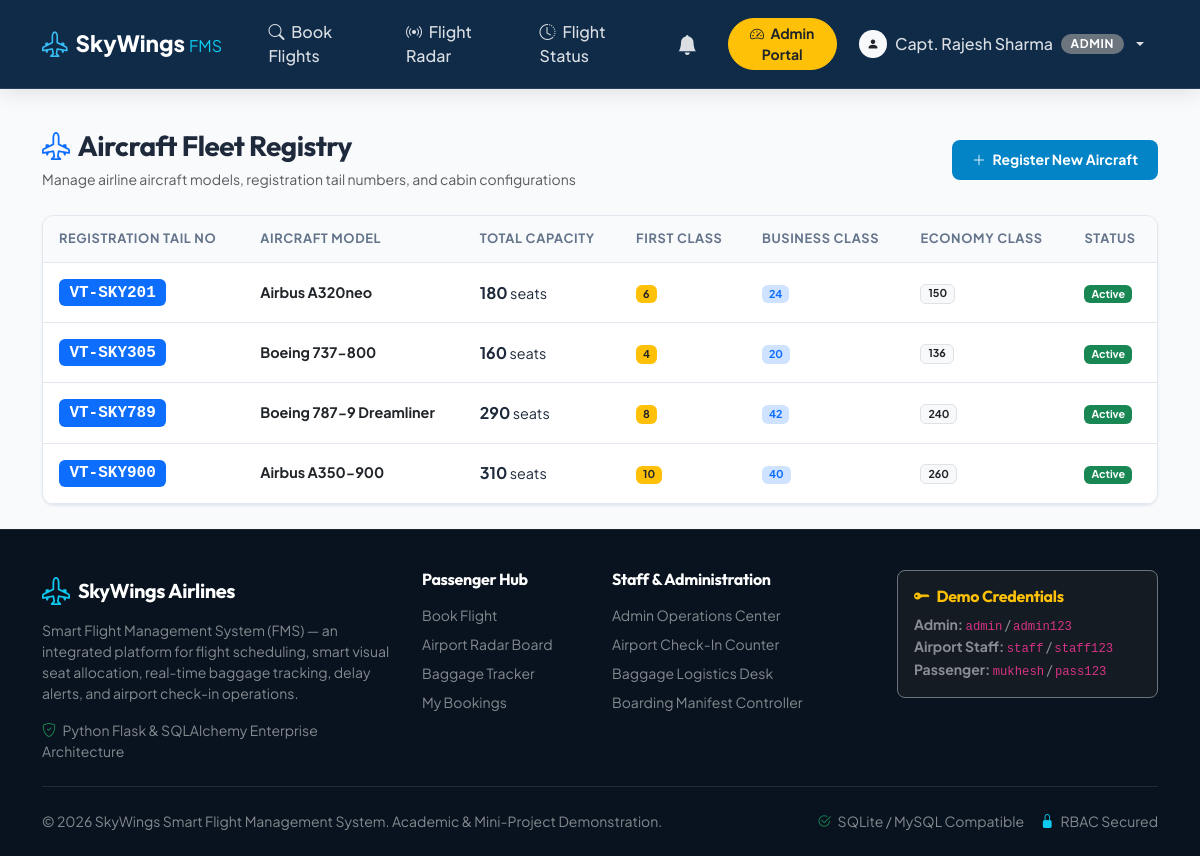
/admin/aircraft (signed in), run on the app's committed database.
### models/user.py (models this page shows, shortened)
class User(db.Model):
    __tablename__ = 'users'
    id = db.Column(db.Integer, primary_key=True)
    username = db.Column(db.String(64), unique=True, nullable=False, index=True)
    email = db.Column(db.String(120), unique=True, nullable=False, index=True)
    password_hash = db.Column(db.String(255), nullable=False)
    role = db.Column(db.String(20), nullable=False, default='passenger')  # 'passenger', 'admin', 'staff'
    full_name = db.Column(db.String(100), nullable=False)
    phone = db.Column(db.String(20), nullable=True)
    is_active = db.Column(db.Boolean, default=True)
    created_at = db.Column(db.DateTime, default=datetime.utcnow)
    passenger_profile = db.relationship('PassengerProfile', backref='user', uselist=False, cascade='all, delete-orphan')
    staff_profile = db.relationship('StaffProfile', backref='user', uselist=False, cascade='all, delete-orphan')
    bookings = db.relationship('Booking', backref='passenger_user', lazy='dynamic', cascade='all, delete-orphan')
    notifications = db.relationship('Notification', backref='user', lazy='dynamic', cascade='all, delete-orphan')
    @property
    def is_admin(self):
        return self.role == 'admin'
    @property
    def is_passenger(self):
        return self.role == 'passenger'
    def unread_notifications_count(self):
        return self.notifications.filter_by(is_read=False).count()

### models/flight.py (models this page shows, shortened)
class Aircraft(db.Model):
    __tablename__ = 'aircraft'
    id = db.Column(db.Integer, primary_key=True)
    model = db.Column(db.String(80), nullable=False) # e.g., 'Airbus A320neo', 'Boeing 737-800', 'Boeing 787-9 Dreamliner'
    registration_no = db.Column(db.String(30), unique=True, nullable=False) # e.g., 'VT-SKY101'
    total_seats = db.Column(db.Integer, nullable=False, default=180)
    economy_seats = db.Column(db.Integer, nullable=False, default=150)
    business_seats = db.Column(db.Integer, nullable=False, default=24)
    first_class_seats = db.Column(db.Integer, nullable=False, default=6)
    status = db.Column(db.String(20), default='Active') # 'Active', 'Maintenance', 'Standby'
    flights = db.relationship('Flight', backref='aircraft', lazy='dynamic')

### routes/admin.py (the view, shortened to what this page needs)
@admin_bp.route('/aircraft', methods=['GET', 'POST'])
@admin_required
def aircraft_list():
    aircrafts = Aircraft.query.all()
    return render_template('admin/aircraft_list.html', aircrafts=aircrafts)

### routes/auth.py (called while the page is built, shortened)
def role_required(*allowed_roles):
    def decorator(f):
        @wraps(f)
        def decorated_function(*args, **kwargs):
            if 'user_id' not in session:
                flash('Please log in to continue.', 'warning')
                return redirect(url_for('auth.login', next=request.url))
            user_role = session.get('user_role')
            return f(*args, **kwargs)
        return decorated_function
    return decorator

### templates/admin/aircraft_list.html (shortened to what this page needs)
{% extends 'base.html' %}
{% block content %}
<div class="container py-4">
    <div class="d-flex justify-content-between align-items-center mb-4">
        <div>
            <h3 class="fw-bold mb-1"><i class="bi bi-airplane-engines me-2 text-primary"></i>Aircraft Fleet Registry</h3>
            <small class="text-muted">Manage airline aircraft models, registration tail numbers, and cabin configurations</small>
        </div>
        <button type="button" class="btn btn-fms-accent btn-sm fw-bold" data-bs-toggle="modal" data-bs-target="#newAircraftModal">
            <i class="bi bi-plus-lg me-1"></i> Register New Aircraft
        </button>
    </div>
    <div class="fms-card">
        <div class="fms-card-body p-0">
            <div class="table-responsive">
                <table class="fms-table">
                    <thead>
                        <tr>
                            <th>Registration Tail No</th>
                            <th>Aircraft Model</th>
                            <th>Total Capacity</th>
                            <th>First Class</th>
                            <th>Business Class</th>
                            <th>Economy Class</th>
                            <th>Status</th>
                        </tr>
                    </thead>
                    <tbody>
                        {% for ac in aircrafts %}
                        <tr>
                            <td><span class="badge bg-primary fs-6 font-monospace">{{ ac.registration_no }}</span></td>
                            <td class="fw-bold text-dark">{{ ac.model }}</td>
                            <td><span class="fw-bold fs-6">{{ ac.total_seats }}</span> seats</td>
                            <td><span class="badge bg-warning text-dark">{{ ac.first_class_seats }}</span></td>
                            <td><span class="badge bg-primary-subtle text-primary">{{ ac.business_seats }}</span></td>
                            <td><span class="badge bg-light text-dark border">{{ ac.economy_seats }}</span></td>
                            <td><span class="badge bg-success">{{ ac.status }}</span></td>
                        </tr>
                        {% endfor %}
                    </tbody>
                </table>
            </div>
        </div>
    </div>
</div>
{% endblock %}

### templates/base.html (shortened to what this page needs)
<!DOCTYPE html>
<html lang="en">
<head>
    <link href="https://cdn.jsdelivr.net/npm/bootstrap@5.3.3/dist/css/bootstrap.min.css" rel="stylesheet">
    <link href="https://cdn.jsdelivr.net/npm/bootstrap-icons@1.11.3/font/bootstrap-icons.min.css" rel="stylesheet">
    <link rel="stylesheet" href="{{ url_for('static', filename='css/custom.css') }}">
</head>
<body>
    <nav class="navbar navbar-expand-lg fms-navbar sticky-top">
        <div class="container">
            <a class="navbar-brand fms-brand" href="{{ url_for('index') }}">
                <i class="bi bi-airplane-engines wing-icon"></i>
                <span>SkyWings<span class="text-info fw-normal ms-1 fs-6">FMS</span></span>
            </a>
            <div class="collapse navbar-collapse" id="navbarContent">
                <ul class="navbar-nav me-auto mb-2 mb-lg-0 ms-lg-3">
                    <li class="nav-item">
                        <a class="nav-link {% if request.endpoint == 'passenger.search' %}active{% endif %}" href="{{ url_for('passenger.search') }}">
                            <i class="bi bi-search me-1"></i> Book Flights
                        </a>
                    </li>
                    <li class="nav-item">
                        <a class="nav-link {% if request.endpoint == 'flights.schedule' %}active{% endif %}" href="{{ url_for('flights.schedule') }}">
                            <i class="bi bi-broadcast me-1"></i> Flight Radar
                        </a>
                    </li>
                    <li class="nav-item">
                        <a class="nav-link" href="#" data-bs-toggle="modal" data-bs-target="#quickFlightStatusModal">
                            <i class="bi bi-clock-history me-1"></i> Flight Status
                        </a>
                    </li>
                </ul>
                <ul class="navbar-nav ms-auto align-items-center gap-2">
                    {% if current_user %}
                        <li class="nav-item me-2">
                            <a class="nav-link position-relative p-2" href="{{ url_for('passenger.notifications') }}" title="Notifications">
                                <i class="bi bi-bell-fill fs-5"></i>
                            </a>
                        </li>
                        {% if current_user.is_admin %}
                            <li class="nav-item">
                                <a class="btn btn-warning btn-sm fw-bold px-3 text-dark rounded-pill" href="{{ url_for('admin.dashboard') }}">
                                    <i class="bi bi-speedometer2 me-1"></i> Admin Portal
                                </a>
                            </li>
                        {% elif current_user.is_staff %}
                            <li class="nav-item">
                                <a class="btn btn-info btn-sm fw-bold px-3 text-dark rounded-pill" href="{{ url_for('staff.desk') }}">
                                    <i class="bi bi-person-badge-fill me-1"></i> Staff Desk
                                </a>
                            </li>
                        {% endif %}
                        <li class="nav-item dropdown">
                            <a class="nav-link dropdown-toggle d-flex align-items-center gap-2" href="#" role="button" data-bs-toggle="dropdown">
                                <span class="badge bg-light text-dark rounded-circle p-2">
                                    <i class="bi bi-person-fill"></i>
                                </span>
                                <span>{{ current_user.full_name }}</span>
                                <span class="badge bg-secondary role-badge">{{ current_user.role }}</span>
                            </a>
                        </li>
                    {% endif %}
                </ul>
            </div>
        </div>
    </nav>
    <main class="flex-grow-1">
        {% block content %}{% endblock %}
    </main>
    <footer class="footer">
        <div class="container">
            <div class="row g-4">
                <div class="col-lg-4 col-md-6">
                    <div class="d-flex align-items-center gap-2 mb-2">
                        <i class="bi bi-airplane-engines text-info fs-3"></i>
                        <h5 class="text-white mb-0 brand-font">SkyWings Airlines</h5>
                    </div>
                    <p class="text-white-50 small mb-3">
                        Smart Flight Management System (FMS) — an integrated platform for flight scheduling, smart visual seat allocation, real-time baggage tracking, delay alerts, and airport check-in operations.
                    </p>
                    <div class="text-white-50 small">
                        <i class="bi bi-shield-check text-success me-1"></i> Python Flask & SQLAlchemy Enterprise Architecture
                    </div>
                </div>
                <div class="col-lg-2 col-md-6">
                    <h6 class="text-white fw-bold mb-3">Passenger Hub</h6>
                    <ul class="list-unstyled small text-white-50 d-flex flex-column gap-2">
                        <li><a href="{{ url_for('passenger.search') }}" class="text-white-50 text-decoration-none hover-white">Book Flight</a></li>
                        <li><a href="{{ url_for('flights.schedule') }}" class="text-white-50 text-decoration-none">Airport Radar Board</a></li>
                        <li><a href="{{ url_for('passenger.track_baggage') }}" class="text-white-50 text-decoration-none">Baggage Tracker</a></li>
                        <li><a href="{{ url_for('passenger.my_bookings') }}" class="text-white-50 text-decoration-none">My Bookings</a></li>
                    </ul>
                </div>
                <div class="col-lg-3 col-md-6">
                    <h6 class="text-white fw-bold mb-3">Staff & Administration</h6>
                    <ul class="list-unstyled small text-white-50 d-flex flex-column gap-2">
                        <li><a href="{{ url_for('admin.dashboard') }}" class="text-white-50 text-decoration-none">Admin Operations Center</a></li>
                        <li><a href="{{ url_for('staff.checkin') }}" class="text-white-50 text-decoration-none">Airport Check-In Counter</a></li>
                        <li><a href="{{ url_for('staff.baggage_desk') }}" class="text-white-50 text-decoration-none">Baggage Logistics Desk</a></li>
                        <li><a href="{{ url_for('staff.boarding') }}" class="text-white-50 text-decoration-none">Boarding Manifest Controller</a></li>
                    </ul>
                </div>
                <div class="col-lg-3 col-md-6">
                    <div class="p-3 bg-dark bg-opacity-50 border border-secondary rounded-3">
                        <h6 class="text-warning fw-bold mb-2"><i class="bi bi-key-fill me-1"></i> Demo Credentials</h6>
                        <div class="small text-white-50">
                            <div><strong>Admin:</strong> <code>admin</code> / <code>admin123</code></div>
                            <div><strong>Airport Staff:</strong> <code>staff</code> / <code>staff123</code></div>
                            <div><strong>Passenger:</strong> <code>mukhesh</code> / <code>pass123</code></div>
                        </div>
                    </div>
                </div>
            </div>
            <hr class="border-secondary my-4">
            <div class="d-flex flex-column flex-md-row justify-content-between align-items-center small text-white-50">
                <div>&copy; 2026 SkyWings Smart Flight Management System. Academic & Mini-Project Demonstration.</div>
                <div class="d-flex gap-3 mt-2 mt-md-0">
                    <span><i class="bi bi-check2-circle text-success me-1"></i> SQLite / MySQL Compatible</span>
                    <span><i class="bi bi-lock-fill text-info me-1"></i> RBAC Secured</span>
                </div>
            </div>
        </div>
    </footer>
</body>
</html>

### static/css/custom.css (style rules this page uses)
:root { --fms-primary: #0f2b48; --fms-primary-light: #1e3a5f; --fms-accent: #0284c7; --fms-accent-light: #38bdf8; --fms-gold: #f59e0b; --fms-success: #10b981; --fms-warning: #f59e0b; --fms-danger: #ef4444; --fms-dark: #09131f; --fms-bg: #f8fafc; --fms-card-bg: #ffffff; --fms-border: #e2e8f0; --fms-text-main: #1e293b; --fms-text-muted: #64748b; --fms-radius: 12px; --fms-radius-sm: 8px; --fms-shadow-sm: 0 1px 3px rgba(15, 43, 72, 0.05), 0 1px 2px rgba(15, 43, 72, 0.03); --fms-shadow: 0 10px 25px -5px rgba(15, 43, 72, 0.08), 0 8px 10px -6px rgba(15, 43, 72, 0.04); --fms-shadow-lg: 0 20px 30px -10px rgba(15, 43, 72, 0.12), 0 10px 15px -5px rgba(15, 43, 72, 0.06); }
body { font-family: 'Plus Jakarta Sans', sans-serif; background-color: var(--fms-bg); color: var(--fms-text-main); min-height: 100vh; display: flex; flex-direction: column; }
h1, h2, h3, h4, h5, h6, .brand-font { font-family: 'Outfit', sans-serif; font-weight: 700; letter-spacing: -0.02em; }
.fms-navbar { background-color: var(--fms-primary); border-bottom: 1px solid rgba(255, 255, 255, 0.1); padding: 0.75rem 0; box-shadow: 0 4px 20px rgba(0,0,0,0.1); }
.fms-brand { font-size: 1.4rem; font-weight: 800; color: #ffffff !important; display: flex; align-items: center; gap: 0.5rem; }
.fms-brand .wing-icon { color: var(--fms-accent-light); font-size: 1.6rem; }
.nav-link { font-weight: 500; color: rgba(255, 255, 255, 0.85) !important; padding: 0.5rem 0.9rem !important; border-radius: var(--fms-radius-sm); transition: all 0.2s ease; }
.role-badge { font-size: 0.75rem; font-weight: 700; text-transform: uppercase; letter-spacing: 0.05em; padding: 0.25rem 0.6rem; border-radius: 20px; }
.fms-card { background: var(--fms-card-bg); border-radius: var(--fms-radius); border: 1px solid var(--fms-border); box-shadow: var(--fms-shadow-sm); transition: transform 0.2s ease, box-shadow 0.2s ease; overflow: hidden; }
.fms-card-body { padding: 1.5rem; }
.fms-table { width: 100%; margin-bottom: 0; border-collapse: separate; border-spacing: 0; }
.fms-table thead th { background-color: #f8fafc; color: var(--fms-text-muted); font-weight: 700; font-size: 0.8rem; text-transform: uppercase; letter-spacing: 0.05em; padding: 0.85rem 1rem; border-bottom: 1px solid var(--fms-border); }
.fms-table tbody td { padding: 1rem; vertical-align: middle; border-bottom: 1px solid var(--fms-border); font-size: 0.9rem; }
.btn-fms-accent { background-color: var(--fms-accent); color: #ffffff; font-weight: 600; border-radius: var(--fms-radius-sm); padding: 0.6rem 1.25rem; border: none; transition: all 0.2s ease; }
footer { margin-top: auto; background: var(--fms-dark); color: #94a3b8; padding: 2.5rem 0 1.5rem; border-top: 1px solid rgba(255,255,255,0.08); }

### data on the page
User: full_name "Capt. Rajesh Sharma", role "ADMIN"
Aircraft: registration_no "VT-SKY201", model "Airbus A320neo", total_seats "180", first_class_seats "6", business_seats "24", economy_seats "150", status "Active"
Aircraft: registration_no "VT-SKY305", model "Boeing 737-800", total_seats "160", first_class_seats "4", business_seats "20", economy_seats "136", status "Active"
Aircraft: registration_no "VT-SKY789", model "Boeing 787-9 Dreamliner", total_seats "290", first_class_seats "8", business_seats "42", economy_seats "240", status "Active"
Aircraft: registration_no "VT-SKY900", model "Airbus A350-900", total_seats "310", first_class_seats "10", business_seats "40", economy_seats "260", status "Active"
